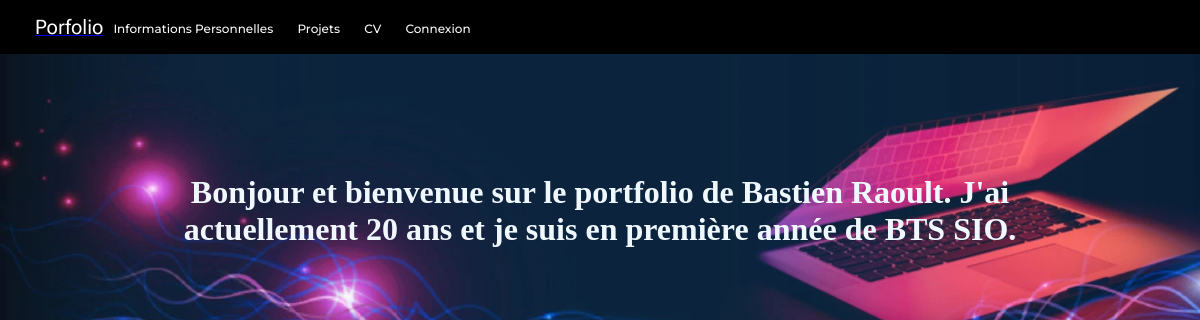
Before: / with the older database file.
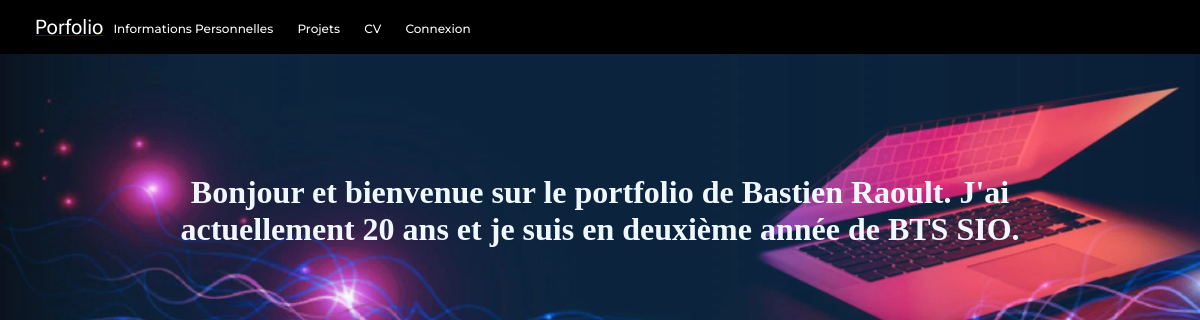
After: the same page with the newer database file.
### tables this page shows
CREATE TABLE "infos_perso" (
	"id"	INTEGER NOT NULL UNIQUE,
	"surname"	TEXT NOT NULL UNIQUE,
	"name"	TEXT NOT NULL UNIQUE,
	"date_of_birth"	TEXT NOT NULL UNIQUE,
	"place of birth"	TEXT NOT NULL UNIQUE,
	"email"	TEXT NOT NULL UNIQUE,
	"address"	TEXT NOT NULL UNIQUE,
	"number"	INTEGER NOT NULL UNIQUE,
	"activity"	TEXT NOT NULL UNIQUE,
	"activities_outside_of_studies"	TEXT,
	PRIMARY KEY("id" AUTOINCREMENT)
);

### models/BDD.php (called while the page is built, shortened)
<?php
require dirname(__FILE__)."/BDDProjectTrait.php";
class BDD
{
    private static $_instance;
    private static string $cheminDeLaBDD = '../data/database.db';
    private static string $cheminDeLaBDDAdmin = '../../data/database.db';
    public static function instance()
    {
        if (is_null(self::$_instance)) {
            self::$_instance = new BDD();
        }
        return self::$_instance;
    }
    public function __construct()
    {
        if($_SERVER['REQUEST_URI'] == '/' || $_SERVER['REQUEST_URI'] == '/index.php' || $_SERVER['REQUEST_URI'] == '/login.php'|| $_SERVER['REQUEST_URI'] == '/project.php' || $_SERVER['REQUEST_URI'] == '/personalInformations.php' || $_SERVER['REQUEST_URI'] == '/controle_identification.php' || $_SERVER['REQUEST_URI'] == '/cv.php' || $_SERVER['REQUEST_URI'] == '/detail_project.php?id=1' || $_SERVER['REQUEST_URI'] == '/detail_project.php?id=2' || $_SERVER['REQUEST_URI'] == '/detail_project.php?id=3'|| $_SERVER['REQUEST_URI'] == '/detail_project.php?id=4'){
            $this->bdd = new PDO('sqlite:' . BDD::$cheminDeLaBDD);
        }
        else{
            $this->bdd = new PDO('sqlite:' . BDD::$cheminDeLaBDDAdmin);
        }
    }
}
?>

### models/BDDProjectTrait.php (called while the page is built, shortened)
<?php
trait BDDProjectTrait
{
public function recupInfoPerso()
    {
        $requete = "SELECT * FROM infos_perso";
        $resultats = $this->bdd->query($requete);
        $infos = [];
        if ($resultats) {
            while ($res = $resultats->fetchAll(PDO::FETCH_ASSOC)) {
                $infos = $res;
            }
        }
        return $infos;
    }
}
?>

### public_html/index.php (the view, shortened to what this page needs)
<?php
require('../models/BDD.php');
$bdd = BDD::instance();
$infos_perso = $bdd->recupInfoPerso();
?>
<!Doctype html>
<html>
<head>
    <link rel="stylesheet" href="css/index.css">
</head>
<body>
    <header>
        <?php require('navbar.php'); ?>
    </header>
    <div class="info_perso">
        <?php foreach ($infos_perso as $p): ?>
            <h1 style="font-size:4  vw;">Bonjour et bienvenue sur le portfolio de
                <?php echo $p['surname'] . ' ' . $p["name"] ?>. J'ai actuellement
                20 ans et je suis en
                <?php echo $p['activity'] ?>.
            </h1>
        <?php endforeach; ?>
    </div>
</body>
</html>

### public_html/navbar.php (shortened to what this page needs)
<head>
  <link rel="stylesheet" href="css/nav.css" />
</head>
<body>
  <nav>
    <a href="index.php" class="nav-icon" aria-label="homepage" aria-current="page">
      <span>Porfolio</span>
    </a>
    <div class="main-navlinks">
      <div class="navlinks-container">
        <a href="personalInformations.php">Informations Personnelles</a>
        <a href="project.php">Projets</a>
        <a href="cv.php">CV</a>
        <a href="login.php">Connexion</a>
      </div>
</div>
  </nav>
</body>

### public_html/css/index.css (style rules this page uses)
header { background-color: black; }
body { background-image: url('../img/background/accueil.webp'); background-size: cover; background-position: center; }
h1 { animation-duration: 2s; animation-name: apparition; font-family: Imperial Script; font-style: normal; text-align: center; color: aliceblue; margin-left: 10%; margin-right: 10%; margin-top: 10%; font-size: 4vh; }

### public_html/css/nav.css (style rules this page uses)
body { font-family: Montserrat, Helvetica, sans-serif; }
nav { width: 100%; display: flex; align-items: center; padding: 15px 25px; }
.nav-icon span { font-family: Roboto Flex, sans-serif; font-size: 2.5vh; margin-left: 10px; font-weight: 400; color: white; }
.navlinks-container a { margin: 0 10px; font-size: 1.5vh; align-content: rigth; font-weight: 500; text-decoration: none; color: #fafafa; position: relative; }
.navlinks-container a::after { content: ""; display: block; position: absolute; bottom: -3px; width: 100%; height: 1px; transform: scale(0); transform-origin: left; background: #333; transition: transform 0.3s ease-out; }

Changed rows visible on the page:
changed infos_perso "Bastien": activity "première année de BTS SIO" → "deuxième année de BTS SIO"
